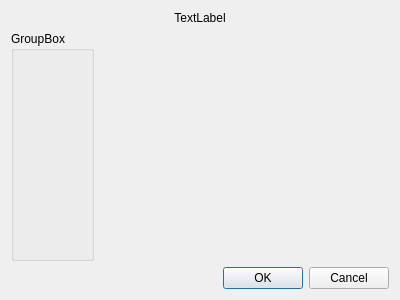
<?xml version="1.0" encoding="UTF-8"?>
<ui version="4.0">
 <class>Dialog</class>
 <widget class="QDialog" name="Dialog">
  <property name="geometry">
   <rect>
    <x>0</x>
    <y>0</y>
    <width>400</width>
    <height>300</height>
   </rect>
  </property>
  <property name="windowTitle">
   <string>Dialog</string>
  </property>
  <layout class="QGridLayout" name="gridLayout">
   <item row="1" column="1">
    <widget class="QStackedWidget" name="stackedWidget">
     <widget class="QWidget" name="page"/>
     <widget class="QWidget" name="page_2"/>
    </widget>
   </item>
   <item row="2" column="1">
    <widget class="QDialogButtonBox" name="buttonBox">
     <property name="orientation">
      <enum>Qt::Horizontal</enum>
     </property>
     <property name="standardButtons">
      <set>QDialogButtonBox::Cancel|QDialogButtonBox::Ok</set>
     </property>
    </widget>
   </item>
   <item row="1" column="0">
    <widget class="QGroupBox" name="groupBox">
     <property name="title">
      <string>GroupBox</string>
     </property>
    </widget>
   </item>
   <item row="0" column="0" colspan="2">
    <widget class="QLabel" name="label">
     <property name="text">
      <string>TextLabel</string>
     </property>
     <property name="alignment">
      <set>Qt::AlignCenter</set>
     </property>
    </widget>
   </item>
  </layout>
 </widget>
 <resources/>
 <connections>
  <connection>
   <sender>buttonBox</sender>
   <signal>accepted()</signal>
   <receiver>Dialog</receiver>
   <slot>accept()</slot>
   <hints>
    <hint type="sourcelabel">
     <x>248</x>
     <y>254</y>
    </hint>
    <hint type="destinationlabel">
     <x>157</x>
     <y>274</y>
    </hint>
   </hints>
  </connection>
  <connection>
   <sender>buttonBox</sender>
   <signal>rejected()</signal>
   <receiver>Dialog</receiver>
   <slot>reject()</slot>
   <hints>
    <hint type="sourcelabel">
     <x>316</x>
     <y>260</y>
    </hint>
    <hint type="destinationlabel">
     <x>286</x>
     <y>274</y>
    </hint>
   </hints>
  </connection>
 </connections>
</ui>
